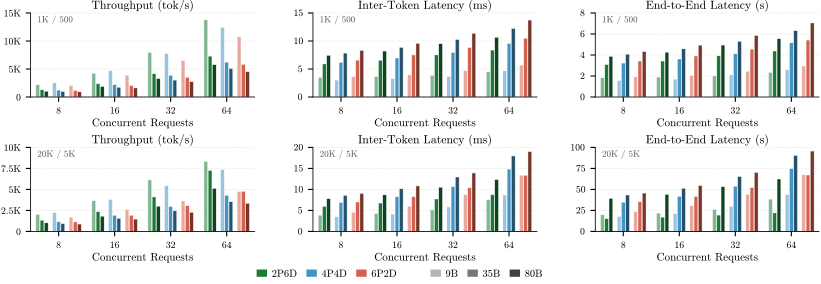

Python code for this plot:
#!/usr/bin/env python3
"""
disagg_arena.py — 2×3 disaggregation arena figure.
Row 0: 1K in / 500 out token pair
Row 1: 20K in / 5K out token pair
Cols:  Throughput (tok/s) | ITL (ms) | E2E Latency (s)

Configs (color): 2P6D, 4P4D, 6P2D
Models  (shade): 9B=light, 35B=base, 80B=dark — 9 bars per concurrency group.
"""

import matplotlib as mpl
import matplotlib.pyplot as plt
import matplotlib.patches as mpatches
from matplotlib.ticker import FuncFormatter
import matplotlib.colors as mc
import numpy as np
import pandas as pd
from pathlib import Path

mpl.rcParams.update({
    'text.usetex': False,
    'font.family': 'serif',
    'mathtext.fontset': 'cm',
    'font.serif': ['cmr10', 'Computer Modern Roman', 'DejaVu Serif'],
    'font.size': 8,
    'axes.labelsize': 8,
    'axes.titlesize': 8.5,
    'xtick.labelsize': 7,
    'ytick.labelsize': 7,
    'legend.fontsize': 7.5,
    'axes.linewidth': 0.6,
    'patch.linewidth': 0.4,
    'figure.dpi': 150,
    'axes.formatter.use_mathtext': True,
})

DATA_DIR = Path.home() / 'git/inference_poc/paper/fig/csv'
OUT_DIR  = Path.home() / 'git/inference_poc/paper/fig'

TOKEN_PAIRS = ['1000_500', '20000_5000']
# Short annotation rendered inside each subplot (top-left corner)
INOUT_LABEL = {'1000_500': '1K / 500', '20000_5000': '20K / 5K'}

ARENA_COLORS = {'2P6D': '#1b7837', '4P4D': '#4393c3', '6P2D': '#d6604d'}
ARENA_LABELS = {'2P6D': '2P6D', '4P4D': '4P4D', '6P2D': '6P2D'}

MODELS       = ['9b', '35b', '80b']
MODEL_LABELS = {'9b': '9B', '35b': '35B', '80b': '80B'}
SHADE        = {'9b': 1.45, '35b': 1.0, '80b': 0.55}
SHADE_REF    = '#777777'   # neutral gray for model-shade legend swatches

METRICS    = ['tps', 'itl', 'e2e']
COL_TITLES = ['Throughput (tok/s)', 'Inter-Token Latency (ms)', 'End-to-End Latency (s)']

CONFIG_GAP = 0.07
TOTAL_SPAN = 0.82
BAR_WIDTH  = (TOTAL_SPAN - 2 * CONFIG_GAP) / 9

_half = (9 * BAR_WIDTH + 2 * CONFIG_GAP) / 2
OFFSETS = [
    -_half + (ci * CONFIG_GAP) + (ci * 3 + mi + 0.5) * BAR_WIDTH
    for ci in range(3) for mi in range(3)
]


def shade_color(hex_color, factor):
    rgb = np.array(mc.to_rgb(hex_color))
    if factor >= 1:
        return tuple(np.clip(rgb + (1 - rgb) * (factor - 1), 0, 1))
    return tuple(np.clip(rgb * factor, 0, 1))


def parse_col(col):
    p = col.split('_')
    model = p[1]
    if any(c in col for c in ('2P6D', '4P4D', '6P2D')):
        config, token_pair = p[5], f'{p[3]}_{p[4]}'
    else:
        config, token_pair = f'TP{p[3]}', f'{p[4]}_{p[5]}'
    return config, model, token_pair


def load(path):
    df = pd.read_csv(path)
    return df[[c for c in df.columns if c.strip() and not c.startswith('Unnamed')]]


def fix_ylim(ax):
    """Snap y upper limit to the first major tick strictly above the tallest bar."""
    ax.set_ylim(bottom=0)
    if not ax.patches:
        return
    data_max = max(p.get_height() for p in ax.patches)
    if data_max <= 0:
        return
    # Ticks currently visible (bounded by ylim); may not include the one above data_max
    ticks = sorted(t for t in ax.get_yticks() if t >= 0)
    above = [t for t in ticks if t > data_max]
    if above:
        ax.set_ylim(0, above[0])          # snap to nearest tick above data
    elif len(ticks) >= 2:
        step = ticks[-1] - ticks[-2]
        ax.set_ylim(0, ticks[-1] + step)  # extend by one interval
    else:
        ax.set_ylim(0, data_max * 1.25)


def tps_fmt(v, _):
    if v == 0:
        return '0'
    return f'{v/1000:g}K' if v >= 1000 else f'{v:.0f}'


def plot_row(axes, files, color_map, token_pair):
    configs = list(color_map.keys())
    for ax, metric in zip(axes, METRICS):
        df     = load(files[metric])
        x_cats = list(df['concurrency'].values)
        x_pos  = np.arange(len(x_cats))

        for ci, config in enumerate(configs):
            for mi, model in enumerate(MODELS):
                col = next(
                    (c for c in df.columns
                     if c != 'concurrency'
                     and parse_col(c) == (config, model, token_pair)),
                    None,
                )
                if col is None:
                    continue
                ax.bar(
                    x_pos + OFFSETS[ci * 3 + mi],
                    df[col].values,
                    width=BAR_WIDTH * 0.90,
                    color=shade_color(color_map[config], SHADE[model]),
                    edgecolor='white', linewidth=0.3, zorder=2,
                )

        ax.set_xticks(x_pos)
        ax.set_xticklabels([str(v) for v in x_cats])
        ax.set_xlim(-0.5, len(x_cats) - 0.5)
        ax.spines[['top', 'right']].set_visible(False)
        ax.grid(axis='y', color='#cccccc', linestyle=':', linewidth=0.4, zorder=0)
        ax.set_axisbelow(True)
        if metric == 'tps':
            ax.yaxis.set_major_formatter(FuncFormatter(tps_fmt))
        fix_ylim(ax)

    # In/out label in the top-left corner of every subplot in the row
    for ax in axes:
        ax.text(0.03, 0.97, INOUT_LABEL[token_pair],
                transform=ax.transAxes,
                va='top', ha='left', fontsize=6.5,
                color='#555555', style='italic', zorder=5)


ARENA_FILES = {m: DATA_DIR / f'disagg_arena_{m}.csv' for m in METRICS}

fig, axes = plt.subplots(2, 3, figsize=(8.5, 3.0))

for row_idx, tp in enumerate(TOKEN_PAIRS):
    plot_row(axes[row_idx], ARENA_FILES, ARENA_COLORS, tp)

# Titles and xlabels on every row
for row_axes in axes:
    for ax, title in zip(row_axes, COL_TITLES):
        ax.set_title(title, pad=3)
    for ax in row_axes:
        ax.set_xlabel('Concurrent Requests', labelpad=2)

# ── Spacing ───────────────────────────────────────────────────────────────────
fig.subplots_adjust(
    left=0.065, right=0.995,
    top=0.93,   bottom=0.20,
    hspace=0.60, wspace=0.26,
)

# ── Single shared legend ──────────────────────────────────────────────────────
h, l = [], []
for cfg, color in ARENA_COLORS.items():
    h.append(mpatches.Patch(facecolor=shade_color(color, SHADE['35b']), edgecolor='none'))
    l.append(ARENA_LABELS[cfg])
h.append(mpatches.Patch(visible=False)); l.append('')
for model in MODELS:
    h.append(mpatches.Patch(facecolor=shade_color(SHADE_REF, SHADE[model]), edgecolor='none'))
    l.append(MODEL_LABELS[model])

fig.legend(h, l,
           ncol=7, frameon=False,
           handlelength=1.0, handletextpad=0.45, columnspacing=0.9,
           loc='lower center', bbox_to_anchor=(0.5, 0.01))

p = OUT_DIR / 'disagg_arena.pdf'
fig.savefig(p, bbox_inches='tight', pad_inches=0, dpi=300)
print(f'Saved: {p}')
